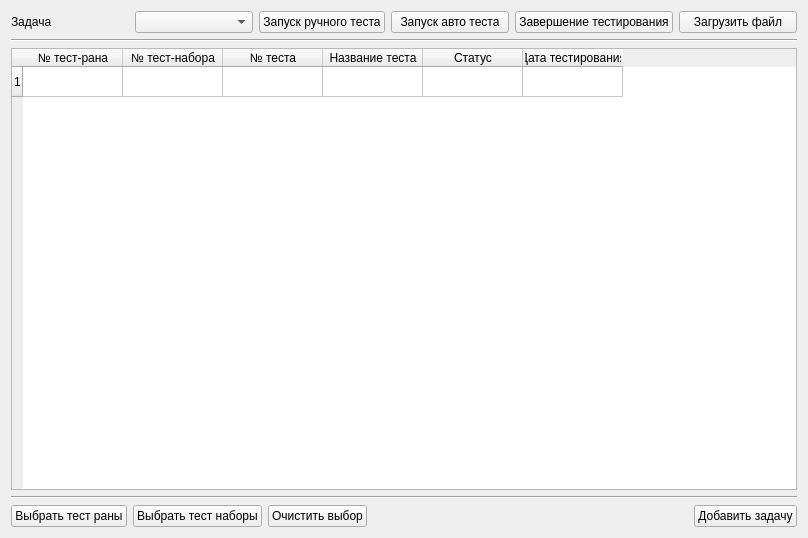
<?xml version="1.0" encoding="UTF-8"?>
<ui version="4.0">
 <class>TestCases</class>
 <widget class="QWidget" name="TestCases">
  <property name="geometry">
   <rect>
    <x>0</x>
    <y>0</y>
    <width>808</width>
    <height>538</height>
   </rect>
  </property>
  <property name="windowTitle">
   <string>Form</string>
  </property>
  <layout class="QVBoxLayout" name="verticalLayout">
   <item>
    <layout class="QHBoxLayout" name="horizontalLayout_2">
     <item>
      <widget class="QLabel" name="label">
       <property name="text">
        <string>Задача</string>
       </property>
      </widget>
     </item>
     <item>
      <widget class="QComboBox" name="comboBox"/>
     </item>
     <item>
      <widget class="QPushButton" name="hand_test">
       <property name="text">
        <string>Запуск ручного теста</string>
       </property>
      </widget>
     </item>
     <item>
      <widget class="QPushButton" name="auto_test">
       <property name="text">
        <string>Запуск авто теста</string>
       </property>
      </widget>
     </item>
     <item>
      <widget class="QPushButton" name="end_testing">
       <property name="text">
        <string>Завершение тестирования</string>
       </property>
      </widget>
     </item>
     <item>
      <widget class="QPushButton" name="download_file">
       <property name="text">
        <string>Загрузить файл</string>
       </property>
      </widget>
     </item>
    </layout>
   </item>
   <item>
    <widget class="Line" name="line">
     <property name="orientation">
      <enum>Qt::Horizontal</enum>
     </property>
    </widget>
   </item>
   <item>
    <widget class="QTableWidget" name="tableWidget">
     <row>
      <property name="text">
       <string>1</string>
      </property>
     </row>
     <column>
      <property name="text">
       <string>№ тест-рана</string>
      </property>
     </column>
     <column>
      <property name="text">
       <string>№ тест-набора</string>
      </property>
     </column>
     <column>
      <property name="text">
       <string>№ теста</string>
      </property>
     </column>
     <column>
      <property name="text">
       <string>Название теста</string>
      </property>
     </column>
     <column>
      <property name="text">
       <string>Статус</string>
      </property>
     </column>
     <column>
      <property name="text">
       <string>Дата тестирования</string>
      </property>
     </column>
    </widget>
   </item>
   <item>
    <widget class="Line" name="line_2">
     <property name="orientation">
      <enum>Qt::Horizontal</enum>
     </property>
    </widget>
   </item>
   <item>
    <layout class="QHBoxLayout" name="horizontalLayout">
     <item>
      <widget class="QPushButton" name="chose_test_runs">
       <property name="text">
        <string>Выбрать тест раны</string>
       </property>
      </widget>
     </item>
     <item>
      <widget class="QPushButton" name="chose_list">
       <property name="text">
        <string>Выбрать тест наборы</string>
       </property>
      </widget>
     </item>
     <item>
      <widget class="QPushButton" name="clear_choice">
       <property name="text">
        <string>Очистить выбор</string>
       </property>
      </widget>
     </item>
     <item>
      <spacer name="horizontalSpacer">
       <property name="orientation">
        <enum>Qt::Horizontal</enum>
       </property>
       <property name="sizeHint" stdset="0">
        <size>
         <width>40</width>
         <height>20</height>
        </size>
       </property>
      </spacer>
     </item>
     <item>
      <widget class="QPushButton" name="add_task">
       <property name="text">
        <string>Добавить задачу</string>
       </property>
      </widget>
     </item>
    </layout>
   </item>
  </layout>
 </widget>
 <resources/>
 <connections/>
</ui>
